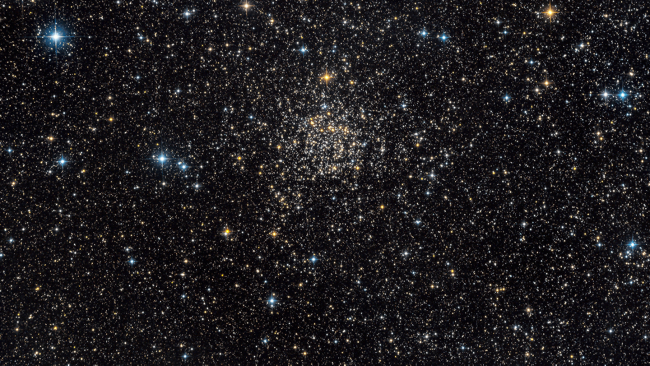
#> input picture stars/10.jpg, 1300 x 731 px (shown at 1/2 size); its folder holds only this picture in this run
$ python Algorithms.py   (older library calls are emulated)
#> lines starting #> are read from the running program, lines starting #| are printed output that depends on the picture; after the words box and inside, x2 and y2 are one past the last pixel; in counts of white or black regions, pixels touching at a corner belong together
### earth.py
import cv2
import numpy as np
import os
from cv2 import (
    cvtColor, morphologyEx, GaussianBlur, threshold, adaptiveThreshold,
    bitwise_and, bitwise_not, Sobel, circle, findContours, dilate,
    minEnclosingCircle, THRESH_TOZERO, ADAPTIVE_THRESH_MEAN_C, THRESH_BINARY_INV,
    MORPH_CLOSE, MORPH_OPEN, RETR_EXTERNAL, CHAIN_APPROX_SIMPLE, COLOR_BGR2GRAY
)

# Utility function to load and optionally resize an image.
# Parameters:
# - path_or_image: either a file path (str) or a NumPy image array.
# - x: color flag (e.g., 1 for color, 0 for grayscale, -1 for unchanged).
# - dim: optional resize dimensions (width, height).
# Returns:
# - Loaded and optionally resized image as a NumPy array.
def get_image(path_or_image, x=-1, dim=None):
    if isinstance(path_or_image, str) and os.path.exists(path_or_image):
        image = cv2.imread(path_or_image, x)
        if dim:
            image = cv2.resize(image, dim)
    elif isinstance(path_or_image, np.ndarray):
        image = path_or_image
    else:
        raise TypeError("Input must be a file path or an image array.")
    return image


class earth:
    # The 'earth' class analyzes an image to separate Earth's surface from the sky.
	# It provides masks for isolating the sky and earth regions, and performs classification
	# to determine whether the image shows earth, earth at night, or stars.
	# Parameters:
	# - path_or_image: input image path or array.
	# - dim: optional resize dimensions.
    def __init__(self, path_or_image, dim=None):
        self.image = get_image(path_or_image, dim=dim)
        self.gray_image = cvtColor(self.image, COLOR_BGR2GRAY)
        self.clear_sky, self.clear_earth, self.earth_mask = self.get_mask()
        self.is_earth = self._is_earth()
        self.earth_precent = self._earth_precent()
        self.curve = self.get_curve()
        self.is_dark_earth = False if self.is_earth else self._is_earth_at_night()
        self.is_stars = not self.is_earth and not self.is_dark_earth

    # Detects whether the image contains Earth at night using contour size and thresholding.
    # Returns True if large dark shapes exist (e.g. Earth visible but not lit).
    def _is_earth_at_night(self):
        gray = GaussianBlur(self.gray_image, (3, 3), 0)
        _, gray = threshold(gray, 80, 255, THRESH_TOZERO)
        mask = adaptiveThreshold(gray, 255, ADAPTIVE_THRESH_MEAN_C, THRESH_BINARY_INV, 11, 3)
        mask = morphologyEx(mask, MORPH_CLOSE, np.ones((5, 5), np.uint8))
        contours, _ = findContours(mask, RETR_EXTERNAL, CHAIN_APPROX_SIMPLE)
        self.mask = mask
        for cnt in contours:
            (_, _), r = minEnclosingCircle(cnt)
            if r > 60:
                return True
        return False

    # Generates an initial mask highlighting potential Earth regions based on edge detection and morphology.
    # Uses Sobel gradients and a series of morphological operations to isolate Earth's shape.
    def _get_earth_mask(self):
        gauss = GaussianBlur(self.gray_image, (5, 5), 0)
        _, thresh = threshold(gauss, 30, 255, THRESH_TOZERO)
        thresh = Sobel(thresh, ddepth=-1, dx=1, dy=1, ksize=11)

        for size in [10, 20, 40, 70]:
            kernel = np.ones((size, size), np.uint8)
            morph_type = MORPH_CLOSE if size % 20 == 0 else MORPH_OPEN
            thresh = morphologyEx(thresh, morph_type, kernel)

        return thresh

	# Draws filled black circles over the mask to eliminate circular artifacts or unwanted regions.
    # Parameters:
    # - contours: list of (center, radius) tuples for circles to erase.
    def draw_black_cir(self, contours):
        for center, radius in contours:
            circle(self.mask, center, radius, (0, 0, 0), -1)

    # Extracts circular contours from the current binary mask and filters out large objects.
    # Returns:
    # - List of valid (center, radius) tuples.
    def _get_cir_contours(self):
        contours, _ = findContours(self.mask, RETR_EXTERNAL, CHAIN_APPROX_SIMPLE)
        h, w = self.gray_image.shape
        return [((int(x), int(y)), int(r)) for (x, y), r in
                (minEnclosingCircle(cnt) for cnt in contours)
                if r < max(h, w) * 0.3]

    # Fills detected Earth region by inverting the mask and removing circular structures, then reinverting.
    # Helps clean up the segmentation of the Earth region.
    def fill_earth(self):
        self.mask = bitwise_not(self.mask)
        self.draw_black_cir(self._get_cir_contours())
        self.mask = bitwise_not(self.mask)

    # Creates a clean sky and earth segmentation mask.
    # Applies dilation and mask refinement to separate clear sky and Earth from the image.
    # Returns:
    # - clear_sky: image with Earth masked out.
    # - clear_earth: image with sky masked out.
    # - earth_mask: binary mask of Earth's region.
    def get_mask(self):
        self.mask = self._get_earth_mask()
        self.draw_black_cir(self._get_cir_contours())
        self.mask = dilate(self.mask, np.ones((5, 5), np.uint8), iterations=3)
        self.fill_earth()
        self.mask = dilate(self.mask, np.ones((10, 10), np.uint8), iterations=1)

        # Erode the sky mask to avoid earth-edge contamination
        sky_mask = bitwise_not(self.mask)
        sky_mask = cv2.erode(sky_mask, np.ones((7, 7), np.uint8), iterations=1)

        clear_earth = bitwise_and(self.image, self.image, mask=self.mask)
        clear_sky = bitwise_and(self.image, self.image, mask=sky_mask)

        return clear_sky, clear_earth, self.mask

    # Determines whether the image contains a significant Earth region (by pixel ratio).
    # Returns:
    # - True if Earth occupies more than 10% of the image.
    def _is_earth(self):
        white_pix = np.count_nonzero(self.earth_mask == 255)
        total = self.gray_image.shape[0] * self.gray_image.shape[1]
        return white_pix / total > 0.1

    # Calculates the percentage of the image area covered by Earth.
    # Returns:
    # - Float in range [0, 1] representing Earth coverage ratio.
    def _earth_precent(self):
        white_pix = np.count_nonzero(self.earth_mask == 255)
        total = self.gray_image.shape[0] * self.gray_image.shape[1]
        return white_pix / total

    # Extracts a curve mask (e.g., Earth’s curvature or shape) using adaptive thresholding and morphology.
    # Useful for further shape analysis or visualization.
    # Returns:
    # - Binary mask showing curved structures.
    def get_curve(self):
        gauss = GaussianBlur(self.gray_image, (7, 7), 0)
        _, gauss = threshold(gauss, 80, 255, THRESH_TOZERO)
        adaptive = adaptiveThreshold(gauss, 255, ADAPTIVE_THRESH_MEAN_C,
                                     THRESH_BINARY_INV, 201, 3)
        kernel = np.ones((5, 5), np.uint8)
        adaptive = morphologyEx(adaptive, MORPH_CLOSE, kernel)
        adaptive = morphologyEx(adaptive, MORPH_OPEN, kernel)
        return adaptive

### star_finder.py
import cv2
import numpy as np
from copy import deepcopy
from cv2 import (
    cvtColor, GaussianBlur, threshold, adaptiveThreshold,
    bitwise_and, circle, findContours,
    THRESH_TOZERO, ADAPTIVE_THRESH_MEAN_C, THRESH_BINARY_INV,
    RETR_EXTERNAL, CHAIN_APPROX_SIMPLE, COLOR_BGR2GRAY
)

# The star_finder class identifies stars in an image based on brightness and size.
# It applies thresholding, contour detection, and brightness filtering to extract star-like regions.
# Parameters:
# - path_or_image: input file path or NumPy array of the image.
# - gray_image: optional precomputed grayscale image (saves computation if already available).
# - sensitivity: brightness threshold for detecting stars.
# - N_stars: maximum number of stars to keep (sorted by brightness).
# - dim: optional resize dimensions for input image.
# - draw: if True, generates an image with star annotations.
class star_finder:
    def __init__(self, path_or_image, gray_image=None, sensitivity=None, N_stars=None, dim=None, draw=False):
        self.image = self._get_image(path_or_image, dim)
        self.gray_image = gray_image if isinstance(gray_image, np.ndarray) else cvtColor(self.image, COLOR_BGR2GRAY)
        if sensitivity is None:
            avg_brightness = np.mean(self.gray_image)
            # Map average brightness [0,255] to sensitivity [70,120]
            self.sensitivity = int(70 + (avg_brightness / 255) * 50)
        else:
            self.sensitivity = sensitivity
        self.mask = self.get_threshold()
        self.stars = self.find_stars()
        self.N_stars = min(N_stars or len(self.stars), len(self.stars)) if self.stars else 0
        self.stars = self.stars[:self.N_stars]
        self.draw_image = None
        if draw:
            self.draw()

    # Loads an image from a path or directly uses a NumPy array.
    # Resizes if dimensions are provided.
    def _get_image(self, path_or_image, dim):
        if isinstance(path_or_image, str):
            image = cv2.imread(path_or_image, -1)
            if dim:
                image = cv2.resize(image, dim)
            return image
        elif isinstance(path_or_image, np.ndarray):
            return path_or_image
        else:
            raise TypeError("Must provide image path or np.ndarray")

    # Applies thresholding and adaptive thresholding to generate a binary mask
    # for star detection based on brightness differences.
    # Returns:
    # - Binary mask highlighting star candidate regions.
    def get_threshold(self):
        blurred = GaussianBlur(self.gray_image, (5, 5), 0)
        _, thresh = threshold(blurred, self.sensitivity, 255, THRESH_TOZERO)
        adaptive = adaptiveThreshold(thresh, 255, ADAPTIVE_THRESH_MEAN_C, THRESH_BINARY_INV, blockSize=11, C=3)
        return adaptive

    # Detects contours in the binary mask and filters them by area and brightness.
    # Extracts valid star regions, computes their brightness, and stores metadata.
    # Returns:
    # - List of stars as tuples: (cropped region, center coordinates, radius, brightness).
    def find_stars(self):
        contours, _ = findContours(self.mask, RETR_EXTERNAL, CHAIN_APPROX_SIMPLE)
        stars = []
        for cnt in contours:
            area = cv2.contourArea(cnt)
            if area < 2 or area > 180:
                continue
            (x, y), r = cv2.minEnclosingCircle(cnt)

            x, y, r = int(x), int(y), int(r) + 1
            center = (x, y)
            star_crop = self.extract_star(y, x, r)
            brightness = np.amax(star_crop)
            if brightness < self.sensitivity - 8:
                continue
            stars.append((star_crop, center, r, brightness))
        stars.sort(key=lambda s: s[3], reverse=True)
        return stars

    # Extracts the circular region around a detected star from the grayscale image.
    # Parameters:
    # - y, x: center coordinates of the star.
    # - r: radius of the star.
    # Returns:
    # - Circular masked region of the star from the grayscale image.
    def extract_star(self, y, x, r):
        region = self.gray_image[max(y - r, 0): y + r, max(x - r, 0): x + r]
        mask = np.zeros_like(self.gray_image)
        circle(mask, (x, y), r, 255, -1)
        cropped_mask = mask[max(y - r, 0): y + r, max(x - r, 0): x + r]
        return bitwise_and(region, region, mask=cropped_mask)

    # Draws a circle around each detected star on a copy of the original image.
    # Only executed if `draw=True` in the constructor.
    # [4 lines left out: function draw, not called in this run]

    # Utility method for printing star metadata: index, center position, radius, brightness.
    # Only for debugging or inspection purposes.
    def get_data(self):
        for i, (img, center, r, b) in enumerate(self.stars[:self.N_stars]):
            print(f"Star {i}: center={center}, radius={r}, brightness={b}")


### Algorithms.py
import cv2
import numpy as np
import os
import re
from earth import earth
from star_finder import star_finder

# Checks if a given filename has a valid image extension.
# Returns True for files ending in .jpg, .jpeg, .png, or .bmp (case-insensitive).
def is_image_file(filename):
    return filename.lower().endswith(('.jpg', '.jpeg', '.png', '.bmp'))

# Evaluates image quality based on sharpness and noise level.
# Arguments:
# - image_gray: the image in grayscale format (2D numpy array).
# - sharp_thresh: minimum required sharpness (Laplacian variance).
# - noise_thresh: maximum allowed noise (residual std deviation).
# Returns:
# - (bool) whether the image passed quality checks.
# - (list of strings) descriptive tags of sharpness and noise assessment.
def check_quality(image_gray, sharp_thresh=400, noise_thresh=15):
    laplacian = cv2.Laplacian(image_gray, cv2.CV_64F)
    sharpness = laplacian.var()
    blurred = cv2.medianBlur(image_gray, 3)
    residual = cv2.absdiff(image_gray, blurred)
    noise = residual.std()

    tags = []
    passed = True

    tags.append(f"Image sharpness: {round(sharpness, 1)}")
    if sharpness < sharp_thresh:
        tags.append("→ Blurry")
        passed = False
    else:
        tags.append("→ Sharp")

    tags.append(f"Noise level: {round(noise, 1)}")
    if noise > noise_thresh:
        tags.append("→ Noisy")
        passed = False
    else:
        tags.append("→ Clean")

    return passed, tags

# Attempts to detect the presence of a horizon (strong horizontal line) in the image.
# Uses both Sobel operator and Hough Transform for robustness.
# Arguments:
# - image_gray: grayscale image.
# Returns:
# - (bool) whether a horizon was detected.
# - (string) description of the detection result.
def detect_horizon(image_gray):
    edges = cv2.Canny(image_gray, 50, 150)
    lines = cv2.HoughLines(edges, 1, np.pi / 180, 100)
    sobel_y = cv2.Sobel(image_gray, cv2.CV_64F, 0, 1, ksize=3)
    projection = np.sum(np.abs(sobel_y), axis=1)

    found_by_sobel = np.max(projection) > 8000
    found_by_hough = any(abs(l[0][1]) < 0.2 or abs(l[0][1] - np.pi) < 0.2 for l in lines) if lines is not None else False

    if found_by_sobel and found_by_hough:
        return True, "Horizon: Strong horizontal line detected (Sobel & Hough)"
    elif found_by_sobel:
        return True, "Horizon: Weak horizontal line (Sobel only)"
    elif found_by_hough:
        return True, "Horizon: Weak horizontal line (Hough only)"
    return False, "Horizon: No strong horizontal edge"

# Detects stars in the image using a masked sky region (earth filtering).
# Arguments:
# - image_path: path to the image file.
# - dim: resize dimensions for processing (width, height).
# - min_stars: minimum number of stars required to consider detection valid.
# - sensitivity: star detection sensitivity parameter.
# Returns:
# - (bool) whether enough stars were detected.
# - (list of strings) descriptive tags of star count and potential issues.
def detect_stars_with_sky_mask(image_path, dim=(1280, 720), min_stars=3, sensitivity=60):
    try:
        e = earth(image_path, dim=dim)
        sky_gray = cv2.cvtColor(e.clear_sky, cv2.COLOR_BGR2GRAY)
        star_analysis = star_finder(image_path, gray_image=sky_gray, dim=dim)
        # Filter out stars close to the horizon (bottom 20% of image)
        h = sky_gray.shape[0]
        filtered_stars = [s for s in star_analysis.stars if s[1][1] < int(h * 0.8)]
        count = len(filtered_stars)
        tags = [f"Star count: {count}"]
        if count >= min_stars:
            tags.append("→ Sufficient stars")
        else:
            tags.append("→ Low star count")
        if count > 1000:
            tags.append("→ Warning: Excessive stars (possible noise)")

        return count >= min_stars, tags
    except Exception as ex:
        return False, [f"Star detection error: {str(ex)}"]

# Detects overexposure glitches by checking if a large portion of the image is too bright.
# Arguments:
# - image_gray: grayscale image.
# - bright_pixel_threshold: pixel intensity considered "too bright".
# - max_allowed_ratio: percentage of bright pixels allowed before failing.
# Returns:
# - (bool) whether the glitch check passed.
# - (string) message describing the glitch analysis.
def detect_glitch(image_gray, bright_pixel_threshold=240, max_allowed_ratio=0.08):
    bright_pixels = np.sum(image_gray > bright_pixel_threshold)
    total_pixels = image_gray.shape[0] * image_gray.shape[1]
    ratio = bright_pixels / total_pixels
    if ratio > max_allowed_ratio:
        return False, f"Glitch: {round(ratio*100, 2)}% pixels overexposed"
    return True, "Glitch: No overexposure detected"

# Detects flickering artifacts by analyzing brightness consistency across horizontal rows.
# Arguments:
# - image_gray: grayscale image.
# - flicker_threshold: not directly used (can be removed or added later).
# - row_brightness_variation: threshold for row-wise brightness deviation.
# Returns:
# - (bool) whether flicker is within acceptable levels.
# - (string) summary of flicker analysis with stats and conclusion.
def detect_flicker(image_gray, flicker_threshold=12, row_brightness_variation=10):
    diffs = np.abs(np.diff(image_gray.astype(np.int16), axis=0))
    row_std = np.std(np.mean(diffs, axis=1))
    row_means = np.mean(image_gray, axis=1)
    mean_var = np.std(row_means)

    tags = [f"Flicker – row diff std: {round(row_std, 2)}", f"Flicker – brightness row variation: {round(mean_var, 2)}"]

    passed = True
    if mean_var > 15:
        tags.append("→ Moderate flicker")
    if mean_var > 30:
        tags.append("→ Severe flicker")
        passed = False

    return passed, " | ".join(tags)

# Sort helper: splits filenames naturally (e.g., "image2.jpg" < "image10.jpg").
# Used to ensure images are sorted in human-readable order.
def natural_key(string):
    # Split string into list of strings and integers: "10.jpg" -> ["", 10, ".jpg"]
    return [int(s) if s.isdigit() else s for s in re.split(r'(\d+)', string)]

# Runs full Phase 1 analysis on all images in the specified folder.
# Performs quality, star count, horizon, glitch, and flicker checks.
# Saves and prints results per image with pass/fail status and diagnostic tags.
# Arguments:
# - folder_path: folder containing images to process.
# Returns:
# - list of dictionaries with results for each image.
def run_phase1_on_folder(folder_path='stars'):
#> called with folder_path = 'stars'
    results = []

    # Natural sort the filenames
    for filename in sorted(os.listdir(folder_path), key=natural_key):
        if not is_image_file(filename):
            continue

        full_path = os.path.join(folder_path, filename)
        image = cv2.imread(full_path, cv2.IMREAD_GRAYSCALE)
        if image is None:
            print(f"{filename}: ERROR – Could not read image")
            continue

        passed_all = True
        tags = []

        # Quality
        q_ok, q_tags = check_quality(image)
#> in check_quality, `laplacian = cv2.Laplacian(image_gray, cv2.CV_64F)`:
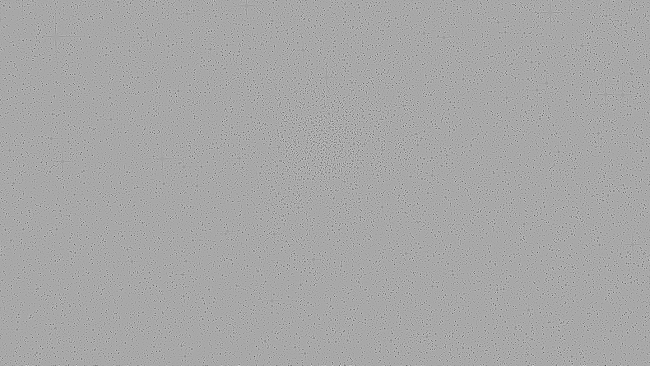
#> laplacian: shape (731, 1300) float64 (shown at 1/2 size); min -448, max 234, mean 0; drawn with min black and max white
#> in check_quality, `sharpness = laplacian.var()`: sharpness = 1911.2
#> in check_quality, `blurred = cv2.medianBlur(image_gray, 3)`:
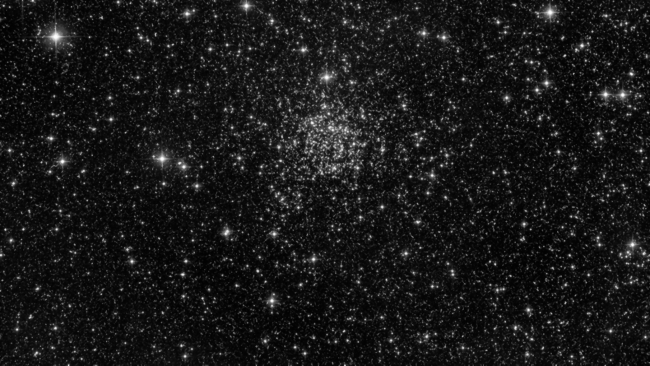
#> blurred: shape (731, 1300) (shown at 1/2 size); min 0, max 253, mean 24.5
#> in check_quality, `residual = cv2.absdiff(image_gray, blurred)`:
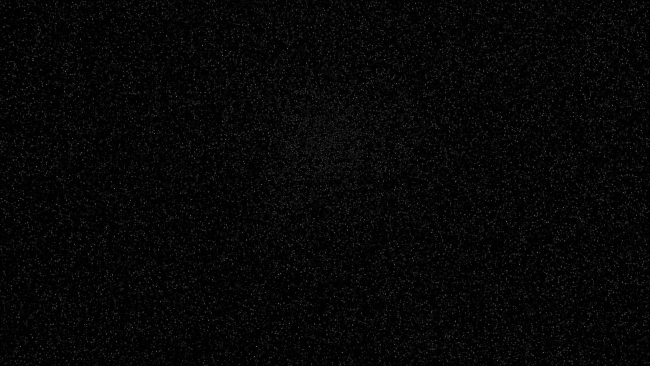
#> residual: shape (731, 1300) (shown at 1/2 size); min 0, max 131, mean 6.8
#> in check_quality, `noise = residual.std()`: noise = 12.16
#> q_ok = True; q_tags = ['Image sharpness: 1911.2', '→ Sharp', 'Noise level: 12.2', '→ Clean']
        tags.extend(q_tags)
        if not q_ok:
            passed_all = False

        # Stars
        s_ok, s_tags = detect_stars_with_sky_mask(full_path)
#> in _get_earth_mask, `thresh = Sobel(thresh, ddepth=-1, dx=1, dy=1, ksize=11)`:
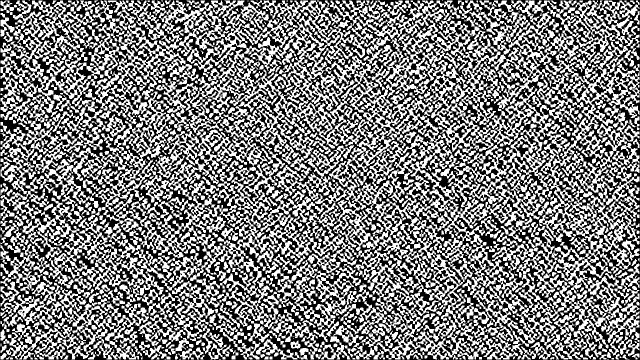
#> thresh: shape (720, 1280) (shown at 1/2 size); min 0, max 255, mean 123.4
#> in _get_cir_contours, `contours, _ = findContours(self.mask, RETR_EXTERNAL, CHAIN_APPROX_SIMP..`: contours = []
#> in _is_earth, `white_pix = np.count_nonzero(self.earth_mask == 255)`: white_pix = 0
#> in __init__, `self.is_earth = self._is_earth()`: self.is_earth = False
#> in _earth_precent, `white_pix = np.count_nonzero(self.earth_mask == 255)`: white_pix = 0
#> in get_curve, `_, gauss = threshold(gauss, 80, 255, THRESH_TOZERO)`:
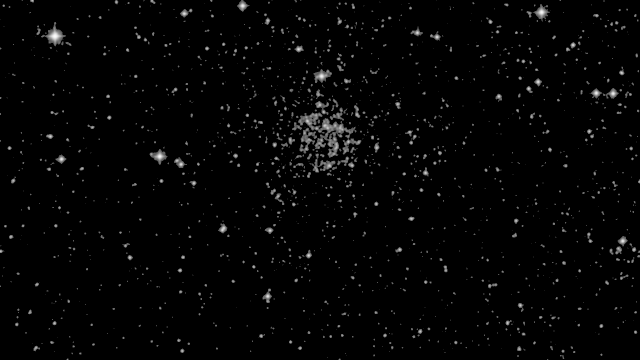
#> gauss: shape (720, 1280) (shown at 1/2 size); min 0, max 252, mean 4.6
#> in get_curve, `adaptive = adaptiveThreshold(gauss, 255, ADAPTIVE_THRESH_MEAN_C, THRES..`:
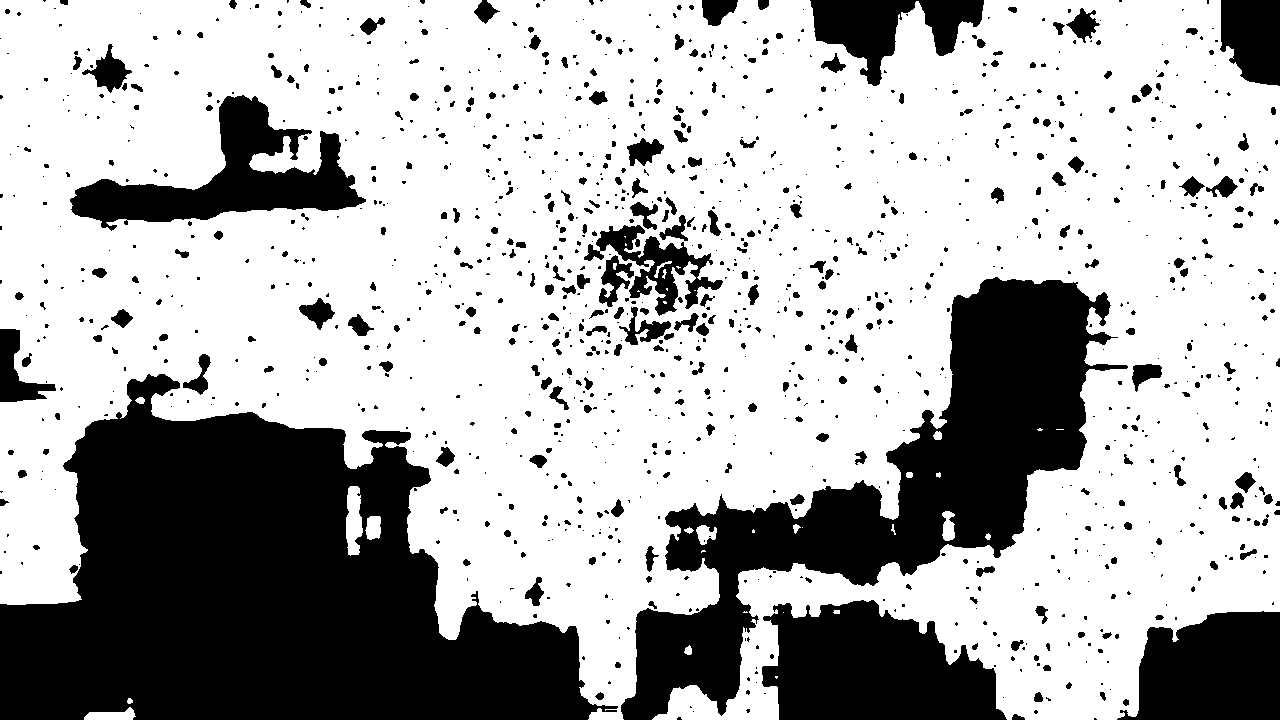
#> adaptive: shape (720, 1280); 68.7% white; 1264 black regions (879 under 20 px), largest, box (x1, y1, x2, y2) and area: (0, 374, 618, 720) 125305, (621, 277, 1128, 720) 64144, (762, 600, 1007, 720) 21284
#> (the rest of the program and of its run is left out)
